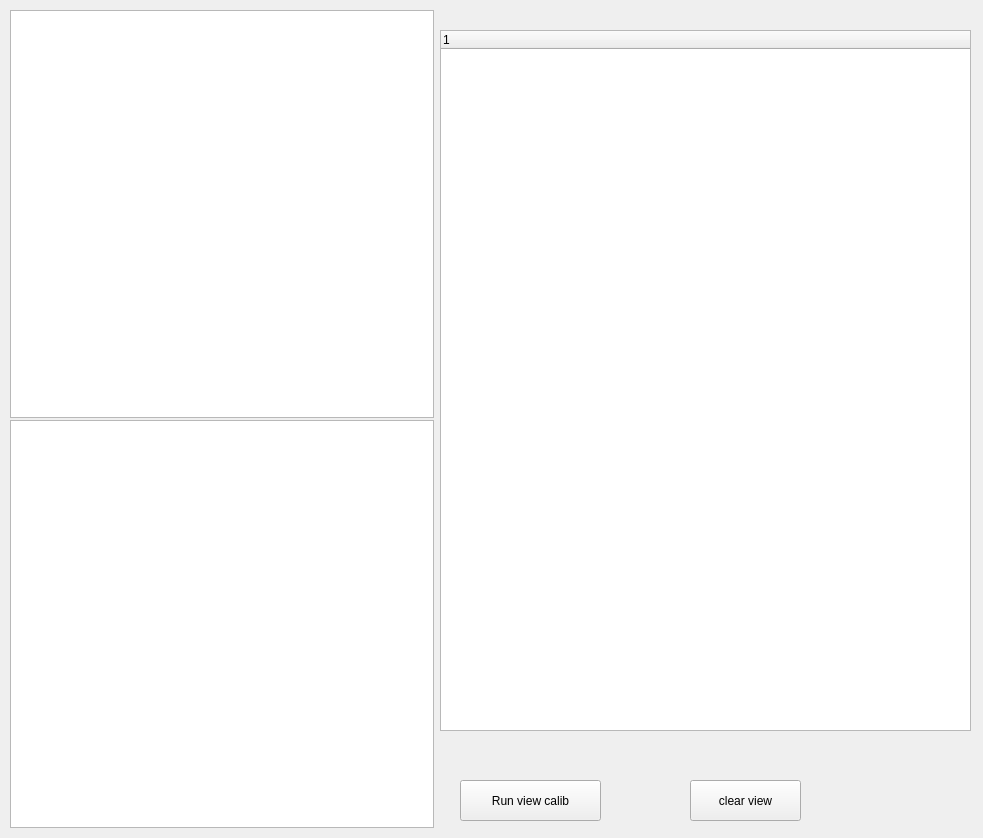
<?xml version="1.0" encoding="UTF-8"?>
<ui version="4.0">
 <class>ViewCaliberationExercise</class>
 <widget class="QWidget" name="ViewCaliberationExercise">
  <property name="geometry">
   <rect>
    <x>0</x>
    <y>0</y>
    <width>983</width>
    <height>838</height>
   </rect>
  </property>
  <property name="windowTitle">
   <string>Form</string>
  </property>
  <widget class="QGraphicsView" name="graphicsView_perspective">
   <property name="geometry">
    <rect>
     <x>10</x>
     <y>420</y>
     <width>424</width>
     <height>408</height>
    </rect>
   </property>
  </widget>
  <widget class="QTreeWidget" name="treeWidget">
   <property name="geometry">
    <rect>
     <x>440</x>
     <y>30</y>
     <width>531</width>
     <height>701</height>
    </rect>
   </property>
   <column>
    <property name="text">
     <string notr="true">1</string>
    </property>
   </column>
  </widget>
  <widget class="QPushButton" name="pushButton">
   <property name="geometry">
    <rect>
     <x>460</x>
     <y>780</y>
     <width>141</width>
     <height>41</height>
    </rect>
   </property>
   <property name="text">
    <string>Run view calib</string>
   </property>
  </widget>
  <widget class="QGraphicsView" name="graphicsView_origin">
   <property name="geometry">
    <rect>
     <x>10</x>
     <y>10</y>
     <width>424</width>
     <height>408</height>
    </rect>
   </property>
  </widget>
  <widget class="QPushButton" name="pushButton_2">
   <property name="geometry">
    <rect>
     <x>690</x>
     <y>780</y>
     <width>111</width>
     <height>41</height>
    </rect>
   </property>
   <property name="text">
    <string>clear view</string>
   </property>
  </widget>
 </widget>
 <resources/>
 <connections/>
</ui>
